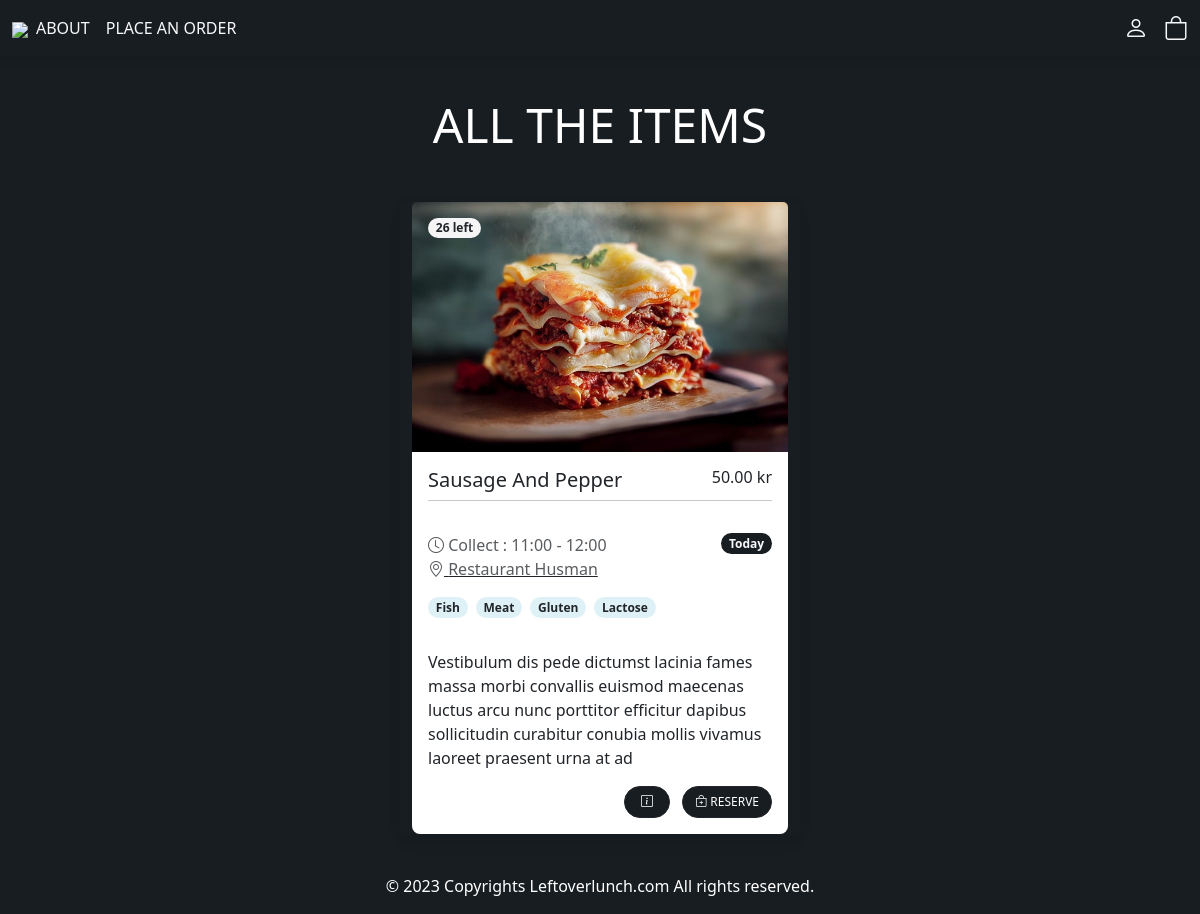
Page /order/ on the earlier database version.
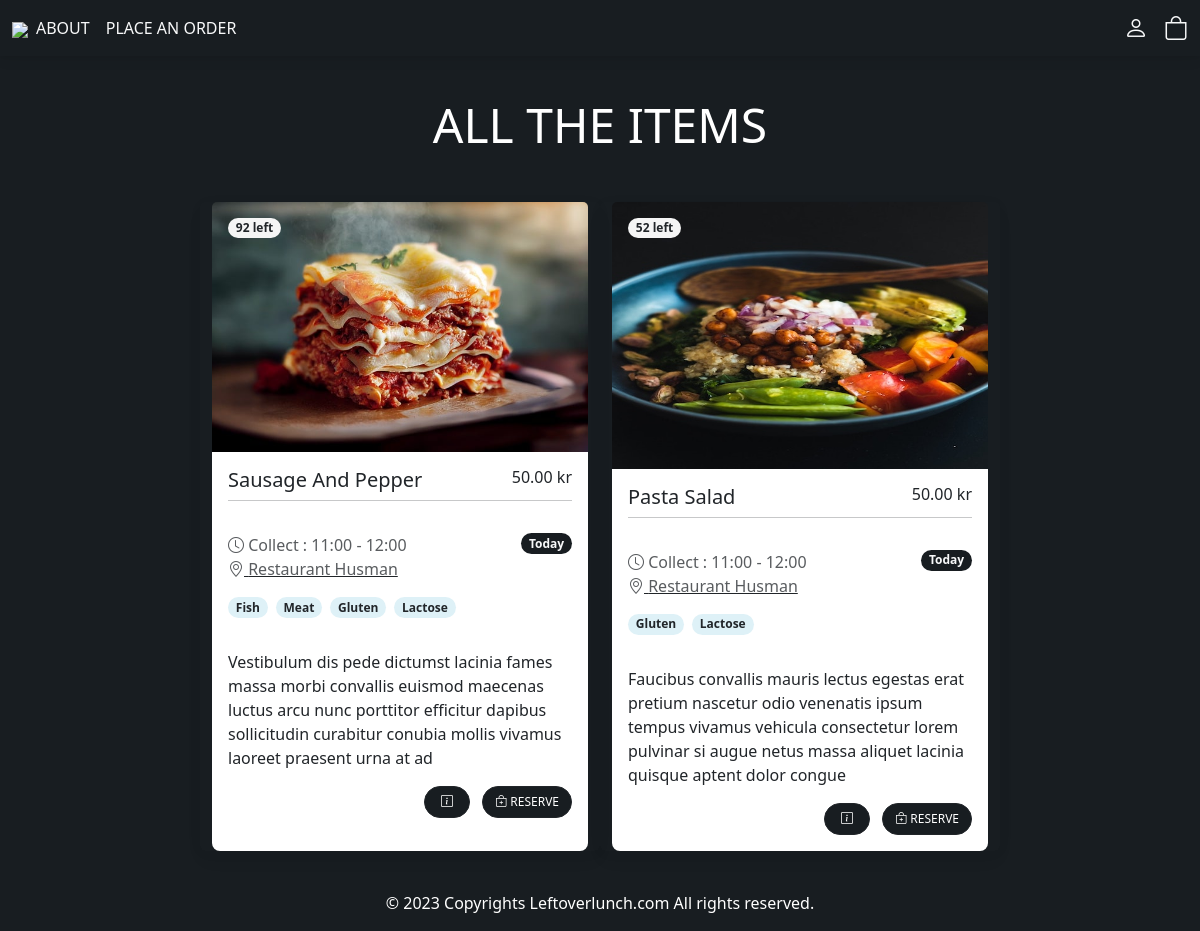
Same page on the later database version.
### customer/models.py (models this page shows, shortened)
class MenuItem(models.Model):
    TODAY = 'Today'
    TOMORROW = 'Tomorrow'
    DAY_CHOICES = [(TODAY, 'Today'),(TOMORROW, 'Tomorrow'),]
    TIME_CHOICES = [(f'{hour:02}:{minute:02}', f'{hour % 12 or 12}:{minute:02} {"AM" if hour < 12 else "PM"}')
                    for hour in range(11, 24)  # Hours from 11 to 23 (24-hour format)
                    for minute in range(0, 60, 15)]  # Minutes with a step of 15 minutes (0, 15, 30, 45)
    def is_out_of_stock(self):
        return self.stock == 0
    name = models.CharField(max_length=100)
    collect_day = models.CharField(max_length=50, choices=DAY_CHOICES, default=TODAY)
    collect_time_start = models.CharField(max_length=5, choices=TIME_CHOICES, default='11:00')
    collect_time_end = models.CharField(max_length=5, choices=TIME_CHOICES, default='12:00')
    stock = models.PositiveIntegerField(default=0)
    description = models.TextField(max_length=200)
    allergy = models.ManyToManyField('Allergie', related_name='items')
    image = models.ImageField(upload_to='menu_images/')
    price = models.DecimalField(max_digits=5, decimal_places=2)
    category = models.ManyToManyField('Categorie', related_name='items')
    @property
    def imageURL(self):
        try:
            url = self.image.url
        except:
            url = ''
        return url

class Allergie(models.Model):
    name = models.CharField(max_length=50)

### customer/views.py (the view, shortened to what this page needs)
# urls.py: path('order/', Order.as_view(), name='order'),
class Order(View):
    def get(self, request, *args, **kwargs):
        all_items = MenuItem.objects.all()
        appetizers = MenuItem.objects.filter(category__name__contains='Appetizer')
        entres = MenuItem.objects.filter(category__name__contains='Entre', stock__gt=0)
        desserts = MenuItem.objects.filter(category__name__contains='Dessert', stock__gt=0)
        drinks = MenuItem.objects.filter(category__name__contains='Drink', stock__gt=0)
        context = {
            'all_items': all_items,
            'appetizers': appetizers,
            'entres': entres,
            'desserts': desserts,
            'drinks': drinks,
        }
        return render(request, 'customer/order.html', context)

### customer/templates/customer/order.html (shortened to what this page needs)
{% extends 'customer/base.html' %}
{% block content %}
<form method="POST">
  <div class="container py-5 mt-5">
    <header class="section-header text-center">
      <span class="display-5 text-uppercase">All the items</span>
    </header>
    <div class="row col-auto justify-content-center ">
      {% for all_the_item in all_items %}
        <div class="card bg-transparent border-0 mt-5 " style="width: 25rem;">
          <img src="{{ all_the_item.imageURL }}" class="card-img-top" alt="...">
          {% if all_the_item.is_out_of_stock %}
          <div class="badge badge-black rounded-8 m-3 position-absolute" style="background:rgb(183, 51, 51);" >{{ all_the_item.stock }} left</div>
          {% else %}
            {% if entre.stock == 0 %}
              <p class="text-warning">Limited Stock</p>
            {% else %}
          <div class="badge badge-light text-dark rounded-8 m-3 position-absolute">{{ all_the_item.stock }} left</div>
          {% endif %}
          {% endif %}
          <div class="card-body bg-white">
            <div class="d-flex flex-row justify-content-between mb-0">
              <h5 class="text-capitalize">{{ all_the_item.name }}</h5>
              <h6>{{ all_the_item.price }} kr</h6>
            </div>
            <hr class="mt-0">
            <div class="d-flex flex-row justify-content-between py-3">
              <div class="d-flex flex-column"><span class="text-muted"><i class="bi bi-clock"></i> Collect : {{ all_the_item.collect_time_start }} - {{ all_the_item.collect_time_end }}</span>
                <span class="text-muted"><i class="bi bi-geo-alt"></i><a href="url" class="text-muted link-dark"> Restaurant Husman</a></span>
                <div class="d-flex mt-3 ">
                  {% for allergen in all_the_item.allergy.all|slice:":4" %}
                     <h5 class="badge badge-info text-dark rounded-8 mb-3 me-2">{{ allergen.name }}</h5>
                  {% empty %}
                     <p>No allergies</p>
                   {% endfor %}
                </div>
              </div>
              <div class="d-flex flex-column"><small class="badge btn_store text-light rounded-8 mb-2">{{ all_the_item.collect_day }}</small>
              </div>
            </div>
            <p class="card-text">{{ all_the_item.description }}</p>
            <div style="text-align: end;">
              <a href="{% url 'single_page' %}" class="btn btn-dark btn_store flex-shrink-0 rounded-8 shadow-0 pe-3 ps-3">
                <i class="bi bi-info-square"></i>
              </a>
              <button type="submit" name="items[]" value="{{ all_the_item.pk }}"
              class="btn btn-dark btn_store flex-shrink-0  ms-2 rounded-8 shadow-0{% if all_the_item.is_out_of_stock %}disabled{% endif %}">
              <i class="bi bi-bag-plus"></i> Reserve</button>
            </div>
          </div>
        </div>
        {% endfor %}
      </div>
    </div>
</form>
{% endblock content %}

### customer/templates/customer/base.html (shortened to what this page needs)
<!DOCTYPE html>
<html>
    <head>
        <link rel="stylesheet" href="">
<link
href="https://cdnjs.cloudflare.com/ajax/libs/font-awesome/6.0.0/css/all.min.css"rel="stylesheet"/>
<link
href="https://cdnjs.cloudflare.com/ajax/libs/mdb-ui-kit/6.4.1/mdb.min.css"rel="stylesheet" />
<link href="https://cdn.jsdelivr.net/npm/bootstrap-icons@1.5.0/font/bootstrap-icons.css" rel="stylesheet">
<link href="https://cdn.jsdelivr.net/npm/bootstrap@5.3.2/dist/css/bootstrap.min.css" rel="stylesheet">
    </head>
    <body>
        {% include 'customer/navigation.html' %}
        {% block content %}
        {% endblock content %}
        {% include 'customer/footer.html' %}
    </body>
</html>

### customer/templates/customer/navigation.html (shortened to what this page needs)
  <nav class="navbar navbar-expand-lg navbar-dark fixed-top bg-inverse text-uppercase">
    <div class="container-fluid">
      {% load static %}
      <div class="justify-content-center ">
        <a href="{% url 'index' %}">
          <img src="https://camo.githubusercontent.com/a0fd8366fbe4d266fecccc5d71a529c42914a30d16ab325e6f16d21ba758f383/68747470733a2f2f636c6f7564756c752e636f6d2f77702d636f6e74656e742f75706c6f6164732f323032332f30392f6c6f672e706e67" height="35" loading="lazy" /></a>
      </div>
      <div class="collapse navbar-collapse " id="navbarNavAltMarkup">
        <div class="navbar-nav">
          <a class="nav-link text-light" href="#{% url 'about' %}">About</a>
          <a class="nav-link text-light" href="{% url 'order' %}">Place an Order</a>
        </div>
      </div>
      <div class="d-flex align-items-center">
    {% if current_user.is_authenticated %}
    <a  class="text-reset align-self-end" href="{% url 'login' %}" style="text-decoration: none;"
    data-toggle="tooltip" data-placement="bottom">
    </a>
    <a  class="text-reset me-3" href="#" style="text-decoration: none;"
    data-toggle="tooltip" data-placement="bottom" title="Log Out">
    <i class="bi bi-person text-light" style="font-size: 1.5rem;">logout</i>
    </a>
    {% else %}
    <a  class="text-reset me-3" href="{% url 'login' %}"
    data-toggle="tooltip" data-placement="bottom" title="Log In">
    <i class="bi bi-person text-light text-lowercase " style="font-size: 1.5em"></i>
    </a>
    {% endif %}
              <div class="cart">
                  <div class="cart_container d-flex flex-row align-items-center justify-content-end">
                      <div class="cart_icon"><i class="bi bi-bag text-light" style="font-size: 1.5em;"></i>
                      </div>
                  </div>
              </div>
    </div>
    </div>
  </nav>

### customer/templates/customer/footer.html
<footer class="p-3">
    <div class="container text-center">
      <p class="font-italic mb-0 fixed-bottom pb-3">&copy; 2023 Copyrights Leftoverlunch.com All rights reserved.</p>
    </div>
  </footer>

### customer/templates/customer/base.html (style rules this page uses)
body { background-color:#181d21; color: #fff }
.btn_store { background-color:#181d21;font-size: 0.75em; }

Differences in the rows shown:
changed MenuItem "Sausage And Pepper": stock "26" → "92"
added MenuItem: imageURL (picture), stock "52", name "Pasta Salad", price "50.00", collect_time_start "11:00", collect_time_end "12:00", collect_day "Today", description "Faucibus convallis mauris lectus egestas erat pretium nascetur odio venenatis ipsum tempus vivamus vehicula consectetur lorem pulvinar si augue netus massa aliquet lacinia quisque aptent dolor congue", Allergie (name "Gluten"), Allergie (name "Lactose")
